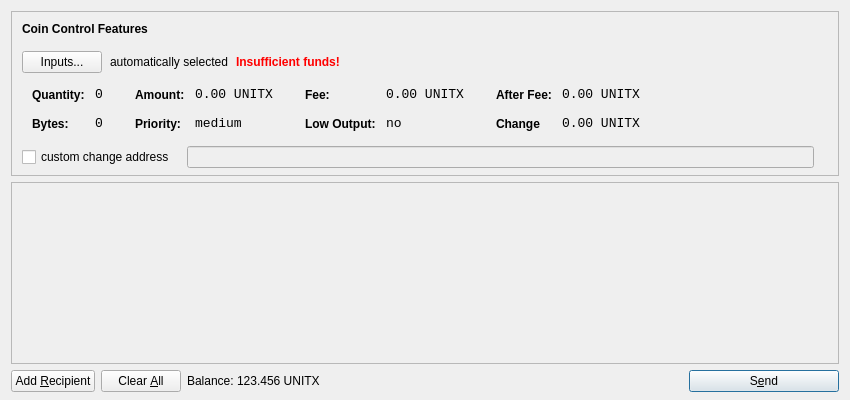
<?xml version="1.0" encoding="UTF-8"?>
<ui version="4.0">
 <class>SendCoinsDialog</class>
 <widget class="QDialog" name="SendCoinsDialog">
  <property name="geometry">
   <rect>
    <x>0</x>
    <y>0</y>
    <width>850</width>
    <height>400</height>
   </rect>
  </property>
  <property name="windowTitle">
   <string>Send Coins</string>
  </property>
  <layout class="QVBoxLayout" name="verticalLayout" stretch="0,1,0">
   <property name="bottomMargin">
    <number>8</number>
   </property>
   <item>
    <widget class="QFrame" name="frameCoinControl">
     <property name="sizePolicy">
      <sizepolicy hsizetype="Expanding" vsizetype="Expanding">
       <horstretch>0</horstretch>
       <verstretch>0</verstretch>
      </sizepolicy>
     </property>
     <property name="maximumSize">
      <size>
       <width>16777215</width>
       <height>16777215</height>
      </size>
     </property>
     <property name="frameShape">
      <enum>QFrame::StyledPanel</enum>
     </property>
     <property name="frameShadow">
      <enum>QFrame::Sunken</enum>
     </property>
     <layout class="QVBoxLayout" name="verticalLayoutCoinControl2">
      <property name="spacing">
       <number>-1</number>
      </property>
      <property name="leftMargin">
       <number>0</number>
      </property>
      <property name="topMargin">
       <number>0</number>
      </property>
      <property name="rightMargin">
       <number>0</number>
      </property>
      <property name="bottomMargin">
       <number>6</number>
      </property>
      <item>
       <layout class="QVBoxLayout" name="verticalLayoutCoinControl" stretch="0,0,0,0,1">
        <property name="spacing">
         <number>0</number>
        </property>
        <property name="leftMargin">
         <number>10</number>
        </property>
        <property name="topMargin">
         <number>10</number>
        </property>
        <item>
         <layout class="QHBoxLayout" name="horizontalLayoutCoinControl1">
          <property name="bottomMargin">
           <number>15</number>
          </property>
          <item>
           <widget class="QLabel" name="labelCoinControlFeatures">
            <property name="sizePolicy">
             <sizepolicy hsizetype="Preferred" vsizetype="Maximum">
              <horstretch>0</horstretch>
              <verstretch>0</verstretch>
             </sizepolicy>
            </property>
            <property name="font">
             <font>
              <weight>75</weight>
              <bold>true</bold>
             </font>
            </property>
            <property name="styleSheet">
             <string notr="true">font-weight:bold;</string>
            </property>
            <property name="text">
             <string>Coin Control Features</string>
            </property>
           </widget>
          </item>
         </layout>
        </item>
        <item>
         <layout class="QHBoxLayout" name="horizontalLayoutCoinControl2" stretch="0,0,0,0">
          <property name="spacing">
           <number>8</number>
          </property>
          <property name="bottomMargin">
           <number>10</number>
          </property>
          <item>
           <widget class="QPushButton" name="pushButtonCoinControl">
            <property name="styleSheet">
             <string notr="true"/>
            </property>
            <property name="text">
             <string>Inputs...</string>
            </property>
           </widget>
          </item>
          <item>
           <widget class="QLabel" name="labelCoinControlAutomaticallySelected">
            <property name="text">
             <string>automatically selected</string>
            </property>
            <property name="margin">
             <number>5</number>
            </property>
           </widget>
          </item>
          <item>
           <widget class="QLabel" name="labelCoinControlInsuffFunds">
            <property name="font">
             <font>
              <weight>75</weight>
              <bold>true</bold>
             </font>
            </property>
            <property name="styleSheet">
             <string notr="true">color:red;font-weight:bold;</string>
            </property>
            <property name="text">
             <string>Insufficient funds!</string>
            </property>
            <property name="margin">
             <number>5</number>
            </property>
           </widget>
          </item>
          <item>
           <spacer name="horizontalSpacerCoinControl">
            <property name="orientation">
             <enum>Qt::Horizontal</enum>
            </property>
            <property name="sizeHint" stdset="0">
             <size>
              <width>40</width>
              <height>1</height>
             </size>
            </property>
           </spacer>
          </item>
         </layout>
        </item>
        <item>
         <widget class="QWidget" name="widgetCoinControl" native="true">
          <property name="sizePolicy">
           <sizepolicy hsizetype="Preferred" vsizetype="Preferred">
            <horstretch>0</horstretch>
            <verstretch>0</verstretch>
           </sizepolicy>
          </property>
          <property name="minimumSize">
           <size>
            <width>0</width>
            <height>0</height>
           </size>
          </property>
          <property name="styleSheet">
           <string notr="true"/>
          </property>
          <layout class="QHBoxLayout" name="horizontalLayoutCoinControl5">
           <property name="margin">
            <number>0</number>
           </property>
           <item>
            <layout class="QHBoxLayout" name="horizontalLayoutCoinControl3" stretch="0,0,0,1">
             <property name="spacing">
              <number>20</number>
             </property>
             <property name="topMargin">
              <number>0</number>
             </property>
             <property name="bottomMargin">
              <number>10</number>
             </property>
             <item>
              <layout class="QFormLayout" name="formLayoutCoinControl1">
               <property name="horizontalSpacing">
                <number>10</number>
               </property>
               <property name="verticalSpacing">
                <number>14</number>
               </property>
               <property name="leftMargin">
                <number>10</number>
               </property>
               <property name="topMargin">
                <number>4</number>
               </property>
               <property name="rightMargin">
                <number>6</number>
               </property>
               <item row="0" column="0">
                <widget class="QLabel" name="labelCoinControlQuantityText">
                 <property name="styleSheet">
                  <string notr="true">font-weight:bold;</string>
                 </property>
                 <property name="text">
                  <string>Quantity:</string>
                 </property>
                 <property name="margin">
                  <number>0</number>
                 </property>
                </widget>
               </item>
               <item row="0" column="1">
                <widget class="QLabel" name="labelCoinControlQuantity">
                 <property name="font">
                  <font>
                   <family>Monospace</family>
                   <pointsize>10</pointsize>
                  </font>
                 </property>
                 <property name="cursor">
                  <cursorShape>IBeamCursor</cursorShape>
                 </property>
                 <property name="contextMenuPolicy">
                  <enum>Qt::ActionsContextMenu</enum>
                 </property>
                 <property name="text">
                  <string>0</string>
                 </property>
                 <property name="margin">
                  <number>0</number>
                 </property>
                 <property name="textInteractionFlags">
                  <set>Qt::LinksAccessibleByMouse|Qt::TextSelectableByKeyboard|Qt::TextSelectableByMouse</set>
                 </property>
                </widget>
               </item>
               <item row="1" column="0">
                <widget class="QLabel" name="labelCoinControlBytesText">
                 <property name="styleSheet">
                  <string notr="true">font-weight:bold;</string>
                 </property>
                 <property name="text">
                  <string>Bytes:</string>
                 </property>
                </widget>
               </item>
               <item row="1" column="1">
                <widget class="QLabel" name="labelCoinControlBytes">
                 <property name="font">
                  <font>
                   <family>Monospace</family>
                   <pointsize>10</pointsize>
                  </font>
                 </property>
                 <property name="cursor">
                  <cursorShape>IBeamCursor</cursorShape>
                 </property>
                 <property name="contextMenuPolicy">
                  <enum>Qt::ActionsContextMenu</enum>
                 </property>
                 <property name="text">
                  <string>0</string>
                 </property>
                 <property name="textInteractionFlags">
                  <set>Qt::LinksAccessibleByMouse|Qt::TextSelectableByKeyboard|Qt::TextSelectableByMouse</set>
                 </property>
                </widget>
               </item>
              </layout>
             </item>
             <item>
              <layout class="QFormLayout" name="formLayoutCoinControl2">
               <property name="horizontalSpacing">
                <number>10</number>
               </property>
               <property name="verticalSpacing">
                <number>14</number>
               </property>
               <property name="leftMargin">
                <number>6</number>
               </property>
               <property name="topMargin">
                <number>4</number>
               </property>
               <property name="rightMargin">
                <number>6</number>
               </property>
               <item row="0" column="0">
                <widget class="QLabel" name="labelCoinControlAmountText">
                 <property name="styleSheet">
                  <string notr="true">font-weight:bold;</string>
                 </property>
                 <property name="text">
                  <string>Amount:</string>
                 </property>
                 <property name="margin">
                  <number>0</number>
                 </property>
                </widget>
               </item>
               <item row="0" column="1">
                <widget class="QLabel" name="labelCoinControlAmount">
                 <property name="font">
                  <font>
                   <family>Monospace</family>
                   <pointsize>10</pointsize>
                  </font>
                 </property>
                 <property name="cursor">
                  <cursorShape>IBeamCursor</cursorShape>
                 </property>
                 <property name="contextMenuPolicy">
                  <enum>Qt::ActionsContextMenu</enum>
                 </property>
                 <property name="text">
                  <string>0.00 UNITX</string>
                 </property>
                 <property name="textInteractionFlags">
                  <set>Qt::LinksAccessibleByMouse|Qt::TextSelectableByKeyboard|Qt::TextSelectableByMouse</set>
                 </property>
                </widget>
               </item>
               <item row="1" column="0">
                <widget class="QLabel" name="labelCoinControlPriorityText">
                 <property name="styleSheet">
                  <string notr="true">font-weight:bold;</string>
                 </property>
                 <property name="text">
                  <string>Priority:</string>
                 </property>
                </widget>
               </item>
               <item row="1" column="1">
                <widget class="QLabel" name="labelCoinControlPriority">
                 <property name="font">
                  <font>
                   <family>Monospace</family>
                   <pointsize>10</pointsize>
                  </font>
                 </property>
                 <property name="cursor">
                  <cursorShape>IBeamCursor</cursorShape>
                 </property>
                 <property name="contextMenuPolicy">
                  <enum>Qt::ActionsContextMenu</enum>
                 </property>
                 <property name="text">
                  <string>medium</string>
                 </property>
                 <property name="textInteractionFlags">
                  <set>Qt::LinksAccessibleByMouse|Qt::TextSelectableByKeyboard|Qt::TextSelectableByMouse</set>
                 </property>
                </widget>
               </item>
              </layout>
             </item>
             <item>
              <layout class="QFormLayout" name="formLayoutCoinControl3">
               <property name="horizontalSpacing">
                <number>10</number>
               </property>
               <property name="verticalSpacing">
                <number>14</number>
               </property>
               <property name="leftMargin">
                <number>6</number>
               </property>
               <property name="topMargin">
                <number>4</number>
               </property>
               <property name="rightMargin">
                <number>6</number>
               </property>
               <item row="0" column="0">
                <widget class="QLabel" name="labelCoinControlFeeText">
                 <property name="styleSheet">
                  <string notr="true">font-weight:bold;</string>
                 </property>
                 <property name="text">
                  <string>Fee:</string>
                 </property>
                 <property name="margin">
                  <number>0</number>
                 </property>
                </widget>
               </item>
               <item row="0" column="1">
                <widget class="QLabel" name="labelCoinControlFee">
                 <property name="font">
                  <font>
                   <family>Monospace</family>
                   <pointsize>10</pointsize>
                  </font>
                 </property>
                 <property name="cursor">
                  <cursorShape>IBeamCursor</cursorShape>
                 </property>
                 <property name="contextMenuPolicy">
                  <enum>Qt::ActionsContextMenu</enum>
                 </property>
                 <property name="text">
                  <string>0.00 UNITX</string>
                 </property>
                 <property name="textInteractionFlags">
                  <set>Qt::LinksAccessibleByMouse|Qt::TextSelectableByKeyboard|Qt::TextSelectableByMouse</set>
                 </property>
                </widget>
               </item>
               <item row="1" column="0">
                <widget class="QLabel" name="labelCoinControlLowOutputText">
                 <property name="styleSheet">
                  <string notr="true">font-weight:bold;</string>
                 </property>
                 <property name="text">
                  <string>Low Output:</string>
                 </property>
                </widget>
               </item>
               <item row="1" column="1">
                <widget class="QLabel" name="labelCoinControlLowOutput">
                 <property name="font">
                  <font>
                   <family>Monospace</family>
                   <pointsize>10</pointsize>
                  </font>
                 </property>
                 <property name="cursor">
                  <cursorShape>IBeamCursor</cursorShape>
                 </property>
                 <property name="contextMenuPolicy">
                  <enum>Qt::ActionsContextMenu</enum>
                 </property>
                 <property name="text">
                  <string>no</string>
                 </property>
                 <property name="textInteractionFlags">
                  <set>Qt::LinksAccessibleByMouse|Qt::TextSelectableByKeyboard|Qt::TextSelectableByMouse</set>
                 </property>
                </widget>
               </item>
              </layout>
             </item>
             <item>
              <layout class="QFormLayout" name="formLayoutCoinControl4">
               <property name="horizontalSpacing">
                <number>10</number>
               </property>
               <property name="verticalSpacing">
                <number>14</number>
               </property>
               <property name="leftMargin">
                <number>6</number>
               </property>
               <property name="topMargin">
                <number>4</number>
               </property>
               <property name="rightMargin">
                <number>6</number>
               </property>
               <item row="0" column="0">
                <widget class="QLabel" name="labelCoinControlAfterFeeText">
                 <property name="styleSheet">
                  <string notr="true">font-weight:bold;</string>
                 </property>
                 <property name="text">
                  <string>After Fee:</string>
                 </property>
                 <property name="margin">
                  <number>0</number>
                 </property>
                </widget>
               </item>
               <item row="0" column="1">
                <widget class="QLabel" name="labelCoinControlAfterFee">
                 <property name="font">
                  <font>
                   <family>Monospace</family>
                   <pointsize>10</pointsize>
                  </font>
                 </property>
                 <property name="cursor">
                  <cursorShape>IBeamCursor</cursorShape>
                 </property>
                 <property name="contextMenuPolicy">
                  <enum>Qt::ActionsContextMenu</enum>
                 </property>
                 <property name="text">
                  <string>0.00 UNITX</string>
                 </property>
                 <property name="textInteractionFlags">
                  <set>Qt::LinksAccessibleByMouse|Qt::TextSelectableByKeyboard|Qt::TextSelectableByMouse</set>
                 </property>
                </widget>
               </item>
               <item row="1" column="0">
                <widget class="QLabel" name="labelCoinControlChangeText">
                 <property name="styleSheet">
                  <string notr="true">font-weight:bold;</string>
                 </property>
                 <property name="text">
                  <string>Change</string>
                 </property>
                </widget>
               </item>
               <item row="1" column="1">
                <widget class="QLabel" name="labelCoinControlChange">
                 <property name="font">
                  <font>
                   <family>Monospace</family>
                   <pointsize>10</pointsize>
                  </font>
                 </property>
                 <property name="cursor">
                  <cursorShape>IBeamCursor</cursorShape>
                 </property>
                 <property name="contextMenuPolicy">
                  <enum>Qt::ActionsContextMenu</enum>
                 </property>
                 <property name="text">
                  <string>0.00 UNITX</string>
                 </property>
                 <property name="textInteractionFlags">
                  <set>Qt::LinksAccessibleByMouse|Qt::TextSelectableByKeyboard|Qt::TextSelectableByMouse</set>
                 </property>
                </widget>
               </item>
              </layout>
             </item>
            </layout>
           </item>
          </layout>
         </widget>
        </item>
        <item>
         <layout class="QHBoxLayout" name="horizontalLayoutCoinControl4" stretch="0,0,0">
          <property name="spacing">
           <number>12</number>
          </property>
          <property name="sizeConstraint">
           <enum>QLayout::SetDefaultConstraint</enum>
          </property>
          <property name="topMargin">
           <number>5</number>
          </property>
          <property name="rightMargin">
           <number>5</number>
          </property>
          <item>
           <widget class="QCheckBox" name="checkBoxCoinControlChange">
            <property name="text">
             <string>custom change address</string>
            </property>
           </widget>
          </item>
          <item>
           <widget class="QLineEdit" name="lineEditCoinControlChange">
            <property name="enabled">
             <bool>false</bool>
            </property>
            <property name="sizePolicy">
             <sizepolicy hsizetype="Expanding" vsizetype="Fixed">
              <horstretch>0</horstretch>
              <verstretch>0</verstretch>
             </sizepolicy>
            </property>
           </widget>
          </item>
          <item>
           <widget class="QLabel" name="labelCoinControlChangeLabel">
            <property name="sizePolicy">
             <sizepolicy hsizetype="Preferred" vsizetype="Expanding">
              <horstretch>0</horstretch>
              <verstretch>0</verstretch>
             </sizepolicy>
            </property>
            <property name="minimumSize">
             <size>
              <width>0</width>
              <height>0</height>
             </size>
            </property>
            <property name="text">
             <string/>
            </property>
            <property name="margin">
             <number>3</number>
            </property>
           </widget>
          </item>
         </layout>
        </item>
        <item>
         <spacer name="verticalSpacerCoinControl">
          <property name="orientation">
           <enum>Qt::Vertical</enum>
          </property>
          <property name="sizeHint" stdset="0">
           <size>
            <width>800</width>
            <height>1</height>
           </size>
          </property>
         </spacer>
        </item>
       </layout>
      </item>
     </layout>
    </widget>
   </item>
   <item>
    <widget class="QScrollArea" name="scrollArea">
     <property name="widgetResizable">
      <bool>true</bool>
     </property>
     <widget class="QWidget" name="scrollAreaWidgetContents">
      <property name="geometry">
       <rect>
        <x>0</x>
        <y>0</y>
        <width>830</width>
        <height>165</height>
       </rect>
      </property>
      <layout class="QVBoxLayout" name="verticalLayout_2">
       <property name="margin">
        <number>0</number>
       </property>
       <item>
        <layout class="QVBoxLayout" name="entries">
         <property name="spacing">
          <number>6</number>
         </property>
        </layout>
       </item>
       <item>
        <spacer name="verticalSpacer">
         <property name="orientation">
          <enum>Qt::Vertical</enum>
         </property>
         <property name="sizeHint" stdset="0">
          <size>
           <width>20</width>
           <height>40</height>
          </size>
         </property>
        </spacer>
       </item>
      </layout>
     </widget>
    </widget>
   </item>
   <item>
    <layout class="QHBoxLayout" name="horizontalLayout">
     <item>
      <widget class="QPushButton" name="addButton">
       <property name="toolTip">
        <string>Send to multiple recipients at once</string>
       </property>
       <property name="text">
        <string>Add &amp;Recipient</string>
       </property>
       <property name="icon">
        <iconset resource="../bitcoin.qrc">
         <normaloff>:/icons/add</normaloff>:/icons/add</iconset>
       </property>
       <property name="autoDefault">
        <bool>false</bool>
       </property>
      </widget>
     </item>
     <item>
      <widget class="QPushButton" name="clearButton">
       <property name="sizePolicy">
        <sizepolicy hsizetype="Minimum" vsizetype="Fixed">
         <horstretch>0</horstretch>
         <verstretch>0</verstretch>
        </sizepolicy>
       </property>
       <property name="toolTip">
        <string>Remove all transaction fields</string>
       </property>
       <property name="text">
        <string>Clear &amp;All</string>
       </property>
       <property name="icon">
        <iconset resource="../bitcoin.qrc">
         <normaloff>:/icons/remove</normaloff>:/icons/remove</iconset>
       </property>
       <property name="autoRepeatDelay">
        <number>300</number>
       </property>
       <property name="autoDefault">
        <bool>false</bool>
       </property>
      </widget>
     </item>
     <item>
      <layout class="QHBoxLayout" name="horizontalLayout_2">
       <property name="spacing">
        <number>3</number>
       </property>
       <item>
        <widget class="QLabel" name="label">
         <property name="sizePolicy">
          <sizepolicy hsizetype="Preferred" vsizetype="Fixed">
           <horstretch>0</horstretch>
           <verstretch>0</verstretch>
          </sizepolicy>
         </property>
         <property name="text">
          <string>Balance:</string>
         </property>
        </widget>
       </item>
       <item>
        <widget class="QLabel" name="labelBalance">
         <property name="sizePolicy">
          <sizepolicy hsizetype="Preferred" vsizetype="Fixed">
           <horstretch>0</horstretch>
           <verstretch>0</verstretch>
          </sizepolicy>
         </property>
         <property name="cursor">
          <cursorShape>IBeamCursor</cursorShape>
         </property>
         <property name="text">
          <string>123.456 UNITX</string>
         </property>
         <property name="textInteractionFlags">
          <set>Qt::LinksAccessibleByMouse|Qt::TextSelectableByKeyboard|Qt::TextSelectableByMouse</set>
         </property>
        </widget>
       </item>
      </layout>
     </item>
     <item>
      <spacer name="horizontalSpacer">
       <property name="orientation">
        <enum>Qt::Horizontal</enum>
       </property>
       <property name="sizeHint" stdset="0">
        <size>
         <width>40</width>
         <height>20</height>
        </size>
       </property>
      </spacer>
     </item>
     <item>
      <widget class="QPushButton" name="sendButton">
       <property name="minimumSize">
        <size>
         <width>150</width>
         <height>0</height>
        </size>
       </property>
       <property name="toolTip">
        <string>Confirm the send action</string>
       </property>
       <property name="text">
        <string>S&amp;end</string>
       </property>
       <property name="icon">
        <iconset resource="../bitcoin.qrc">
         <normaloff>:/icons/send</normaloff>:/icons/send</iconset>
       </property>
       <property name="default">
        <bool>true</bool>
       </property>
      </widget>
     </item>
    </layout>
   </item>
  </layout>
 </widget>
 <resources>
  <include location="../bitcoin.qrc"/>
 </resources>
 <connections/>
</ui>
